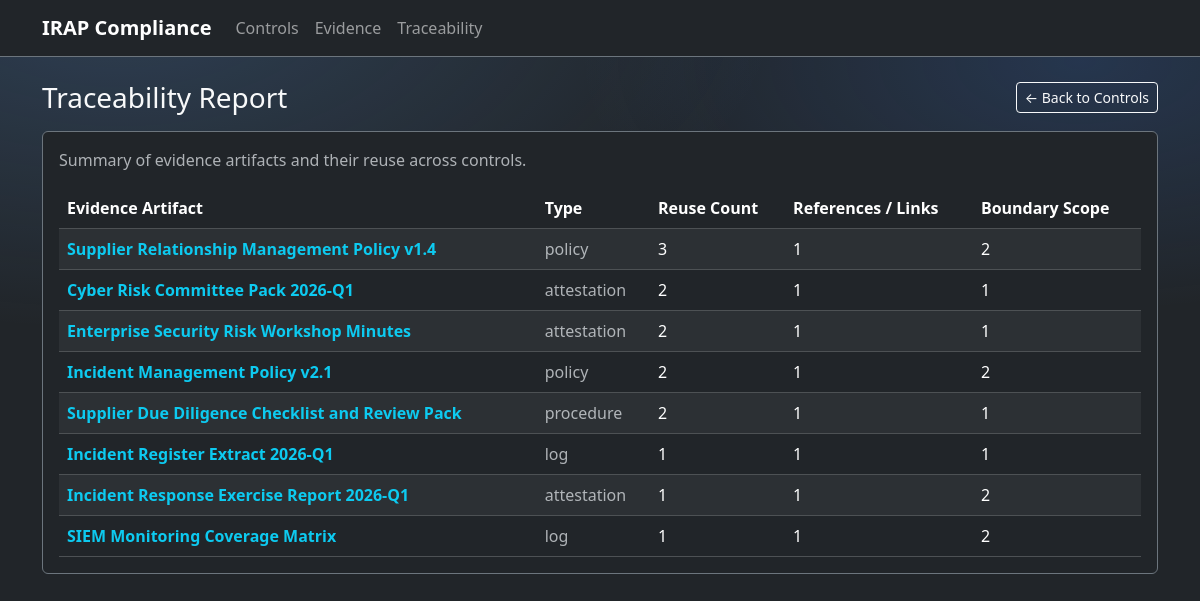
The page /reports/traceability/ on the database as committed earlier.
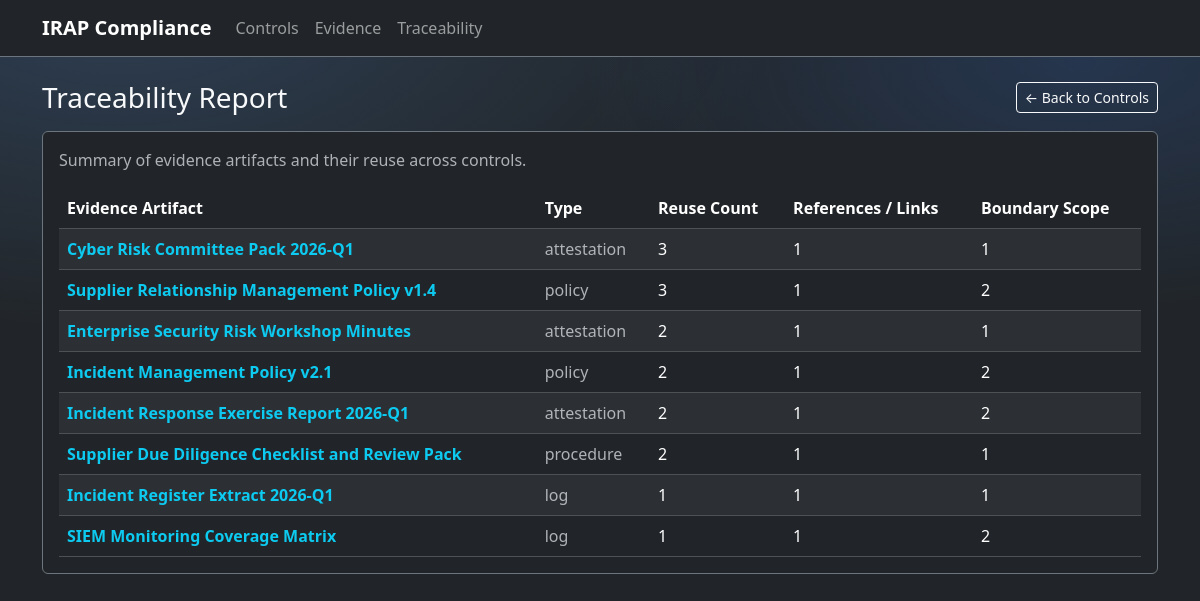
The same page on the database as committed later.
### irap/models.py (models this page shows, shortened)
class TimeStampedModel(models.Model):
    created_at = models.DateTimeField(default=timezone.now, editable=False)
    updated_at = models.DateTimeField(auto_now=True, null=True, blank=True)
    class Meta:
        abstract = True

class Evidence(TimeStampedModel):
    class EvidenceType(models.TextChoices):
        POLICY = "policy", "Policy"
        PROCEDURE = "procedure", "Procedure"
        DIAGRAM = "diagram", "Architecture diagram"
        TICKET = "ticket", "Change ticket"
        LOG = "log", "Log / monitoring"
        ATTESTATION = "attestation", "Interview / attestation"
        OTHER = "other", "Other"
    name = models.CharField(max_length=255)
    type = models.CharField(max_length=64, choices=EvidenceType.choices, default=EvidenceType.OTHER)
    description = models.TextField(blank=True)
    version = models.CharField(max_length=16, default="v1.0")
    controls = models.ManyToManyField(Control, through="EvidenceUsage", related_name="evidence_items")
    class Meta:
        indexes = [
            models.Index(fields=["type"]),
            models.Index(fields=["name"]),
        ]
        ordering = ["name"]

### irap/views.py (the view)
# urls.py: path("reports/traceability/", views.traceability_report, name="traceability_report"),
def traceability_report(request):
    evidence_items = (
        Evidence.objects.annotate(
            reuse_count=Count("evidence_usages", distinct=True),
            link_count=Count("links", distinct=True),
            boundary_count=Count("boundary_associations", distinct=True),
        )
        .order_by("-reuse_count", "name")
    )
    return render(request, "irap/traceability_report.html", {
        "evidence_items": evidence_items
    })

### templates/irap/traceability_report.html (shortened to what this page needs)
{% extends 'base.html' %}
{% block content %}
  <div class="d-flex align-items-center justify-content-between mb-3">
    <h1 class="h3 mb-0">Traceability Report</h1>
    <a class="btn btn-outline-light btn-sm" href="{% url 'irap:control_list' %}">&larr; Back to Controls</a>
  </div>
  <div class="card bg-dark border-secondary mb-3">
    <div class="card-body">
    <p class="text-muted mb-3" style="margin-top: 0;">
      Summary of evidence artifacts and their reuse across controls.
    </p>
    {% if evidence_items %}
      <div class="table-responsive">
        <table class="table table-dark table-striped table-hover align-middle mb-0" aria-label="Traceability report table">
          <thead>
            <tr>
              <th>Evidence Artifact</th>
              <th>Type</th>
              <th>Reuse Count</th>
              <th>References / Links</th>
              <th>Boundary Scope</th>
            </tr>
          </thead>
          <tbody>
            {% for e in evidence_items %}
              <tr>
                <td>
                  <a class="link-info text-decoration-none" href="{% url 'irap:evidence_detail' e.pk %}">
                    <strong>{{ e.name }}</strong>
                  </a>
                </td>
                <td class="text-muted">{{ e.type }}</td>
                <td>{{ e.reuse_count }}</td>
                <td>{{ e.link_count }}</td>
                <td>{{ e.boundary_count }}</td>
              </tr>
            {% endfor %}
          </tbody>
        </table>
      </div>
    {% else %}
      <div class="alert alert-secondary mb-0">No evidence artifacts found.</div>
    {% endif %}
  </div>
  </div>
{% endblock %}

Rows that differ between the two databases and show on the page:
changed Evidence "Cyber Risk Committee Pack 2026-Q1": reuse_count "2" → "3"; moves up the list
shown differently, row unchanged: Evidence "Incident Response Exercise Report 2026-Q1": reuse_count "1" → "2"; moves up the list
